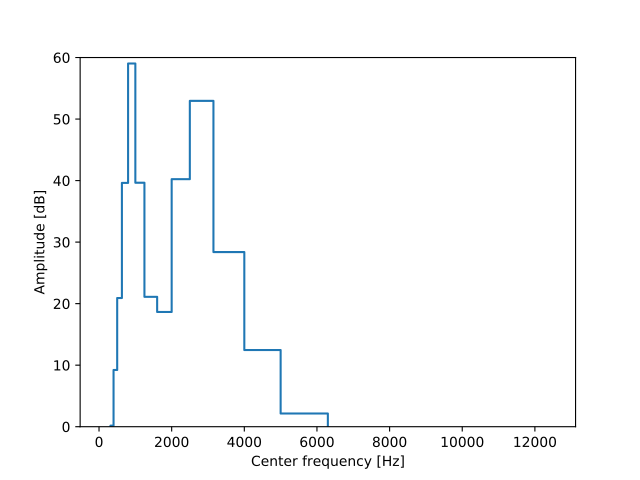

The script that drew this image:
from mosqito.sound_level_meter import noct_synthesis
from mosqito.utils import amp2db
import matplotlib.pyplot as plt
import numpy as np
f=1000
fs=48000
d=0.2
dB=60
time = np.arange(0, d, 1/fs)
stimulus = np.sin(2 * np.pi * f * time) + 0.5 * np.sin(6 * np.pi * f * time)
rms = np.sqrt(np.mean(np.power(stimulus, 2)))
ampl = 0.00002 * np.power(10, dB / 20) / rms
stimulus = stimulus * ampl
n = len(stimulus)
spec = np.abs(2/np.sqrt(2)/n*np.fft.fft(stimulus)[:n//2])
freqs = np.linspace(0, fs//2,n//2)
spec_3, freq_axis = noct_synthesis(spec, freqs, fmin=90, fmax=14000)
spec_3db = amp2db(spec_3, ref=2e-5)
plt.step(freq_axis, spec_3db)
plt.ylim(0,60)
plt.xlabel("Center frequency [Hz]")
plt.ylabel("Amplitude [dB]")
